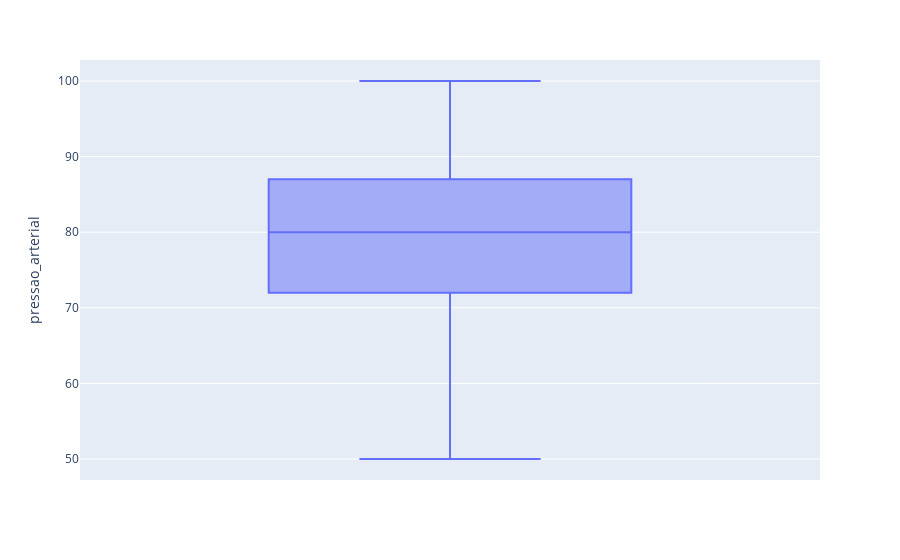

The notebook cell this image was saved under:
### Code cell
px.box(df_diabetes,y='pressao_arterial')

### Figure 1 — Plotly figure (JSON) as saved in the notebook; plotly's stock layout.template omitted (floating-point values rounded to 4 significant figures; data arrays with more than 128 entries replaced by an {"elided": "..."} marker saying what was removed)
{"data": [{"alignmentgroup": "True", "hovertemplate": "pressao_arterial=%{y}<extra></extra>", "legendgroup": "", "marker": {"color": "#636efa"}, "name": "", "notched": false, "offsetgroup": "", "orientation": "v", "showlegend": false, "type": "box", "x0": " ", "xaxis": "x", "y": {"elided": "995 int values"}, "y0": " ", "yaxis": "y"}], "layout": {"boxmode": "group", "legend": {"tracegroupgap": 0}, "margin": {"t": 60}, "xaxis": {"anchor": "y", "domain": [0, 1]}, "yaxis": {"anchor": "x", "domain": [0, 1], "title": {"text": "pressao_arterial"}}}}
